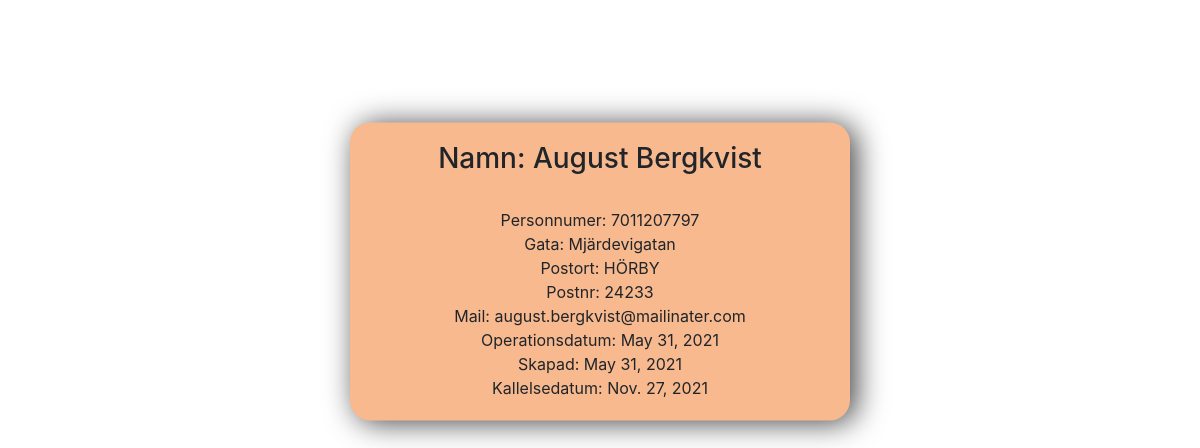
The app's page /patient/7011207797/ with its own data.
### psa/models.py (models this page shows, shortened)
class Patient(models.Model):
	ssn = models.BigIntegerField(validators=[validate_ssn],primary_key=True, unique=True)
	namn = models.CharField(max_length=100)
	gata = models.CharField(max_length=50)
	postort = models.CharField(max_length=50)
	postnr = models.IntegerField(validators=[validate_postnr])
	mail = models.EmailField(max_length=50)
	operationsdatum = models.DateField()
	created = models.DateField(auto_now_add=True)
	kallelsedatum = models.DateField()
	class Meta:
		verbose_name_plural = "Patienter"

### psa/views.py (the view)
# urls.py: path('patient/<int:pk>/', views.PatientDetail.as_view(), name='patient_detail'),
class PatientDetail(generic.DetailView):
    model = Patient
    template_name = 'psa/patient.html'

### psa/templates/psa/patient.html (shortened to what this page needs)
<link rel="stylesheet" href="https://cdn.jsdelivr.net/npm/bootstrap@4.6.0/dist/css/bootstrap.min.css">
<div class="center-column">
  {% block content %}
    <h3>Namn: {{ patient.namn }}</h3></br>
	Personnumer: {{ patient.ssn }}</br>
	Gata: {{ patient.gata }}</br>
	Postort: {{ patient.postort }}</br>
	Postnr: {{ patient.postnr }}</br>
	Mail: {{ patient.mail }}</br>
	Operationsdatum: {{ patient.operationsdatum }}</br>
	Skapad: {{ patient.created }}</br>
	Kallelsedatum: {{ patient.kallelsedatum }}
  {% endblock %}
</div>

### psa/templates/psa/patient.html (style rules this page uses)
.center-column { position: absolute; left: 50%; top: 50%; transform: translate(-50%, -100%); padding: 10px; text-align: center; width:500px; margin: 20px auto; padding:20px; background-color: rgb(248, 185, 143); border-radius: 20px; box-shadow: 6px 2px 30px 0px rgba(0, 0, 0, 0.75); }

### records on screen
Patient: namn "August Bergkvist", ssn "7011207797", gata "Mjärdevigatan", postort "HÖRBY", postnr "24233", mail "august.bergkvist@mailinater.com", operationsdatum "May 31, 2021", created "May 31, 2021", kallelsedatum "Nov. 27, 2021"
